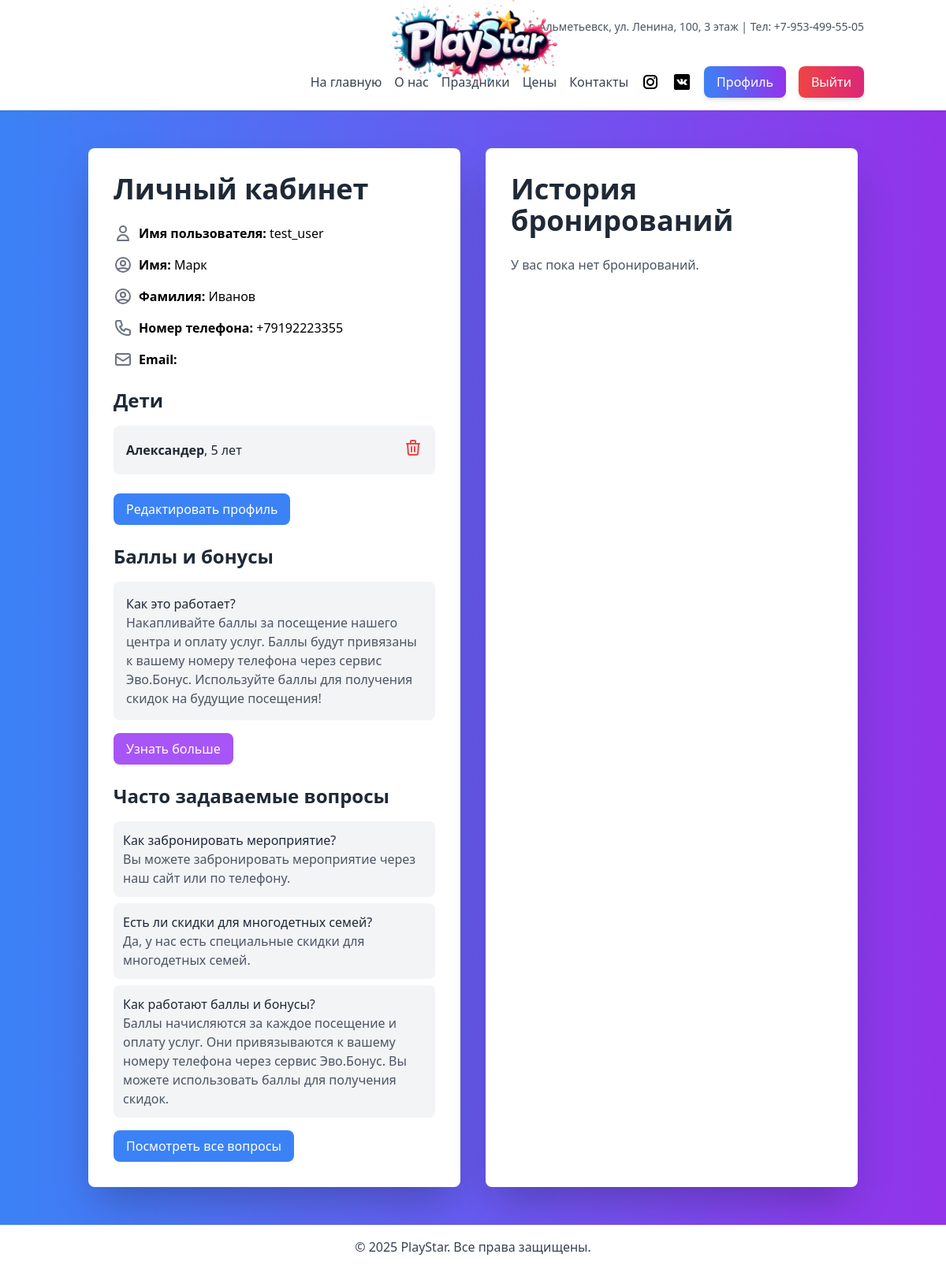
/accounts/profile/ (signed in), run on the app's committed database.
### main/models.py (models this page shows, shortened)
class CustomUser(AbstractUser):
    phone_number = models.CharField(max_length=15, unique=True, verbose_name="Номер телефона")
    role = models.CharField(max_length=50, choices=[('admin', 'Admin'), ('staff', 'Staff'), ('client', 'Client')], default='client', verbose_name="Роль")

class Child(models.Model):
    profile = models.ForeignKey(Profile, on_delete=models.CASCADE, related_name='children')
    name = models.CharField(max_length=100, verbose_name="Имя ребенка")
    age = models.PositiveIntegerField(verbose_name="Возраст ребенка")
    birthdate = models.DateField(verbose_name="Дата рождения", blank=True, null=True)  # Добавлено поле birthdate
    gender = models.CharField(max_length=10, choices=[('M', 'Male'), ('F', 'Female')], verbose_name="Пол", blank=True, null=True)  # Добавлено поле gender

### accounts/views.py (the view)
# urls.py: path('profile/', profile, name='profile'),
@login_required
def profile(request):
    user = request.user
    if not hasattr(user, 'profile'):
        Profile.objects.create(user=user)
    bookings = Booking.objects.filter(user=user).order_by('-booking_date')[:5]
    context = {
        'user': user,
        'bookings': bookings,  # Добавляем бронирования в контекст
    }
    return render(request, 'accounts/profile.html', context)

### accounts/templates/accounts/profile.html (shortened to what this page needs)
{% extends 'base.html' %}
{% block content %}
<div class="flex space-x-8 max-w-6xl mx-auto">
    <div class="w-1/2 bg-white p-8 rounded-lg shadow-2xl">
        <h2 class="text-4xl font-bold text-gray-800 mb-6">Личный кабинет</h2>
        <div class="space-y-4 text-left">
            <div class="flex items-center space-x-2">
                <svg class="w-6 h-6 text-gray-500" fill="none" stroke="currentColor" viewBox="0 0 24 24">
                    <path stroke-linecap="round" stroke-linejoin="round" stroke-width="2" d="M16 7a4 4 0 11-8 0 4 4 0 018 0zM12 14a7 7 0 00-7 7h14a7 7 0 00-7-7z"></path>
                </svg>
                <p><strong>Имя пользователя:</strong> {{ user.username }}</p>
            </div>
            <div class="flex items-center space-x-2">
                <svg class="w-6 h-6 text-gray-500" fill="none" stroke="currentColor" viewBox="0 0 24 24">
                    <path stroke-linecap="round" stroke-linejoin="round" stroke-width="2" d="M5.121 17.804A13.937 13.937 0 0112 16c2.5 0 4.847.655 6.879 1.804M15 10a3 3 0 11-6 0 3 3 0 016 0zm6 2a9 9 0 11-18 0 9 9 0 0118 0z"></path>
                </svg>
                <p><strong>Имя:</strong> {{ user.first_name }}</p>
            </div>
            <div class="flex items-center space-x-2">
                <svg class="w-6 h-6 text-gray-500" fill="none" stroke="currentColor" viewBox="0 0 24 24">
                    <path stroke-linecap="round" stroke-linejoin="round" stroke-width="2" d="M5.121 17.804A13.937 13.937 0 0112 16c2.5 0 4.847.655 6.879 1.804M15 10a3 3 0 11-6 0 3 3 0 016 0zm6 2a9 9 0 11-18 0 9 9 0 0118 0z"></path>
                </svg>
                <p><strong>Фамилия:</strong> {{ user.last_name }}</p>
            </div>
            <div class="flex items-center space-x-2">
                <p><strong>Номер телефона:</strong> {{ user.phone_number }}</p>
            </div>
            <div class="flex items-center space-x-2">
                <svg class="w-6 h-6 text-gray-500" fill="none" stroke="currentColor" viewBox="0 0 24 24">
                    <path stroke-linecap="round" stroke-linejoin="round" stroke-width="2" d="M3 8l7.89 5.26a2 2 0 002.22 0L21 8M5 19h14a2 2 0 002-2V7a2 2 0 00-2-2H5a2 2 0 00-2 2v10a2 2 0 002 2z"></path>
                </svg>
                <p><strong>Email:</strong> {{ user.email }}</p>
            </div>
        </div>
        <div class="mt-6">
            <h3 class="text-2xl font-bold text-gray-800 mb-4">Дети</h3>
            {% if user.profile.children.all %}
                <ul class="space-y-4">
                    {% for child in user.profile.children.all %}
                        <li class="flex justify-between items-center bg-gray-100 p-4 rounded-lg">
                            <div>
                                <p class="text-gray-800"><strong>{{ child.name }}</strong>, {{ child.age }} лет</p>
                            </div>
                            <form action="{% url 'delete_child' child.id %}" method="post" class="inline">
                                <button type="submit" class="text-red-500 hover:text-red-700">
                                    <svg xmlns="http://www.w3.org/2000/svg" class="h-6 w-6" fill="none" viewBox="0 0 24 24" stroke="currentColor">
                                        <path stroke-linecap="round" stroke-linejoin="round" stroke-width="2" d="M19 7l-.867 12.142A2 2 0 0116.138 21H7.862a2 2 0 01-1.995-1.858L5 7m5 4v6m4-6v6m1-10V4a1 1 0 00-1-1h-4a1 1 0 00-1 1v3M4 7h16" />
                                    </svg>
                                </button>
                            </form>
                        </li>
                    {% endfor %}
                </ul>
            {% else %}
                <p class="text-gray-600">Дети не добавлены.</p>
            {% endif %}
        </div>
        <div class="mt-6 space-x-4">
            <a href="{% url 'profile_edit' %}" class="inline-block bg-blue-500 text-white py-2 px-4 rounded-lg hover:bg-blue-600 transition duration-300">
                Редактировать профиль
            </a>
        </div>
        <div class="mt-6">
            <h3 class="text-2xl font-bold text-gray-800 mb-4">Баллы и бонусы</h3>
            <div class="bg-gray-100 p-4 rounded-lg">
                <p class="text-gray-800 font-medium">Как это работает?</p>
                <p class="text-gray-600">
                    Накапливайте баллы за посещение нашего центра и оплату услуг. Баллы будут привязаны к вашему номеру телефона через сервис Эво.Бонус.
                    Используйте баллы для получения скидок на будущие посещения!
                </p>
            </div>
            <a href="#" class="inline-block mt-4 bg-purple-500 text-white py-2 px-4 rounded-lg hover:bg-purple-600 transition duration-300">
                Узнать больше
            </a>
        </div>
        <div class="mt-6">
            <h3 class="text-2xl font-bold text-gray-800 mb-4">Часто задаваемые вопросы</h3>
            <ul class="space-y-2">
                <li class="bg-gray-100 p-3 rounded-lg">
                    <p class="text-gray-800 font-medium">Как забронировать мероприятие?</p>
                    <p class="text-gray-600">Вы можете забронировать мероприятие через наш сайт или по телефону.</p>
                </li>
                <li class="bg-gray-100 p-3 rounded-lg">
                    <p class="text-gray-800 font-medium">Есть ли скидки для многодетных семей?</p>
                    <p class="text-gray-600">Да, у нас есть специальные скидки для многодетных семей.</p>
                </li>
                <li class="bg-gray-100 p-3 rounded-lg">
                    <p class="text-gray-800 font-medium">Как работают баллы и бонусы?</p>
                    <p class="text-gray-600">
                        Баллы начисляются за каждое посещение и оплату услуг. Они привязываются к вашему номеру телефона через сервис Эво.Бонус.
                        Вы можете использовать баллы для получения скидок.
                    </p>
                </li>
            </ul>
            <a href="#" class="inline-block mt-4 bg-blue-500 text-white py-2 px-4 rounded-lg hover:bg-blue-600 transition duration-300">
                Посмотреть все вопросы
            </a>
        </div>
    </div>
    <div class="w-1/2 bg-white p-8 rounded-lg shadow-2xl">
        <h2 class="text-4xl font-bold text-gray-800 mb-6">История бронирований</h2>
        {% if bookings %}
            <ul class="space-y-4">
                {% for booking in bookings %}
                    <li class="bg-gray-100 p-4 rounded-lg">
                        <p class="text-gray-800"><strong>{{ booking.event_name }}</strong></p>
                        <p class="text-gray-600">Дата бронирования: {{ booking.booking_date }}</p>
                        <p class="text-gray-600">Дата мероприятия: {{ booking.event_date }}</p>
                        <p class="text-gray-600">Статус: {{ booking.status }}</p>
                    </li>
                {% endfor %}
            </ul>
        {% else %}
            <p class="text-gray-600">У вас пока нет бронирований.</p>
        {% endif %}
    </div>
</div>
{% endblock %}

### data on the page
CustomUser: username "test_user", first_name "Марк", last_name "Иванов", phone_number "+79192223355"
Child: name "Александер", age "5"
